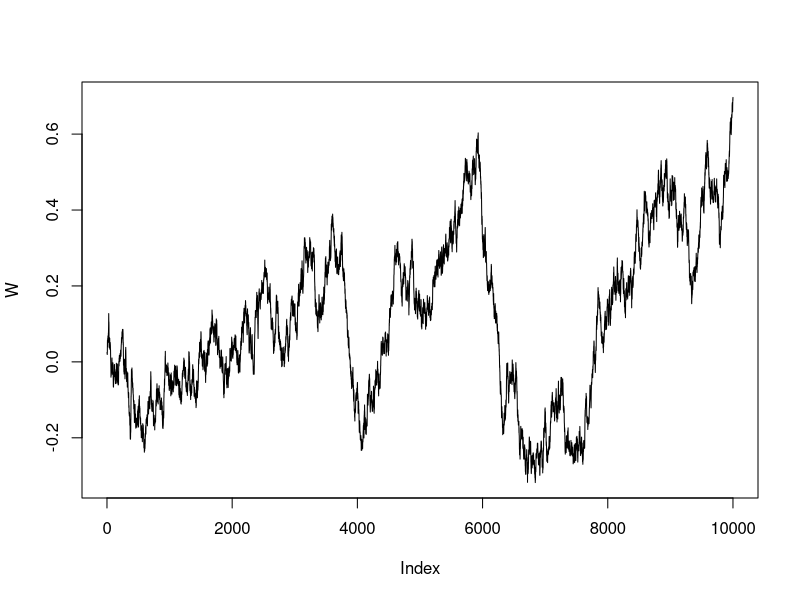
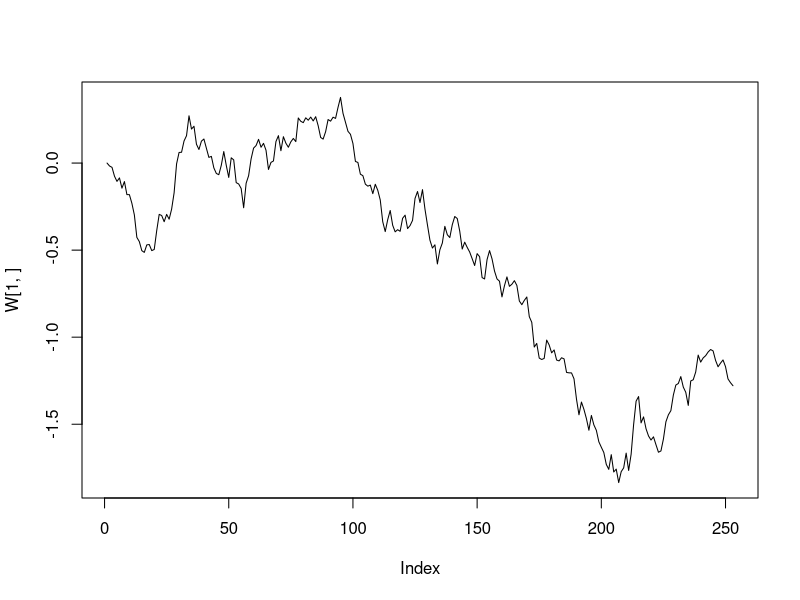
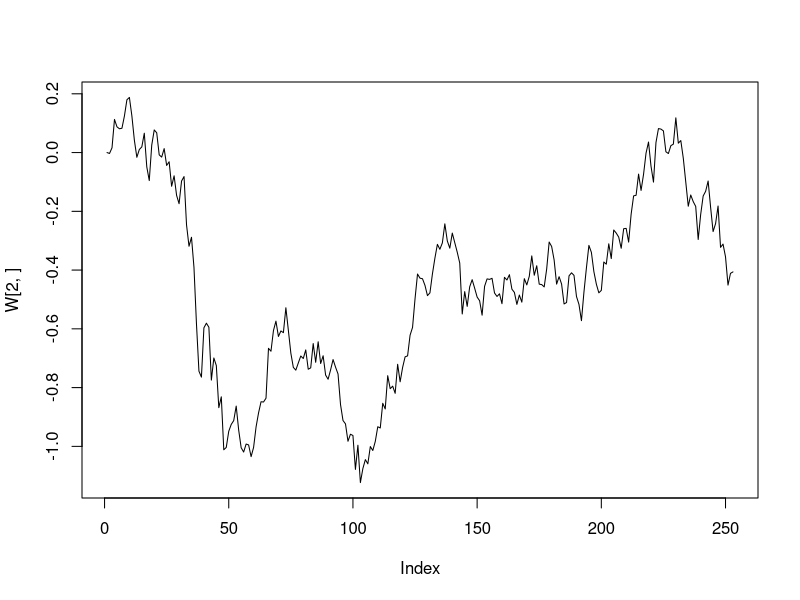
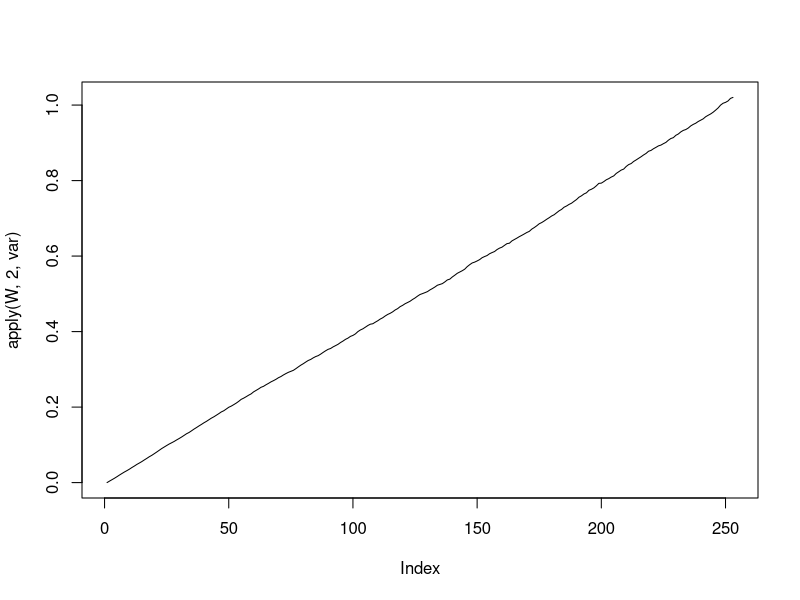

Generate these figures, in order, with R:
# Brownian motion (aka Wiener process)
n <- 10000
dt <- 1/n
W <- cumsum(rnorm(n, mean = 0, sd = sqrt(dt)))

plot(W, type = "l")

# Monte Carlo simulation
T = 1
n_steps = 252
n_paths = 10000

dt  <- T / n_steps

# matrix of N(0, dt) increments: rows = paths, cols = steps
dW  <- matrix(rnorm(n_paths * n_steps, mean = 0, sd = sqrt(dt)),
              nrow = n_paths, ncol = n_steps)

# cumulative sum across columns to build W_t
# apply(..., 1, cumsum) would be slow for large n_paths, so we do this trick:
W <- t(apply(dW, 1, cumsum))
W <- cbind(rep(0, n_paths), W) # prepend W0 = 0 at column 1
plot(W[1, ], type = "l")
plot(W[2, ], type = "l")

# time grid
t <- seq(0, T, length.out = n_steps + 1)

# Variance should grow linearly with time
plot(apply(W, 2, var), t='l')
